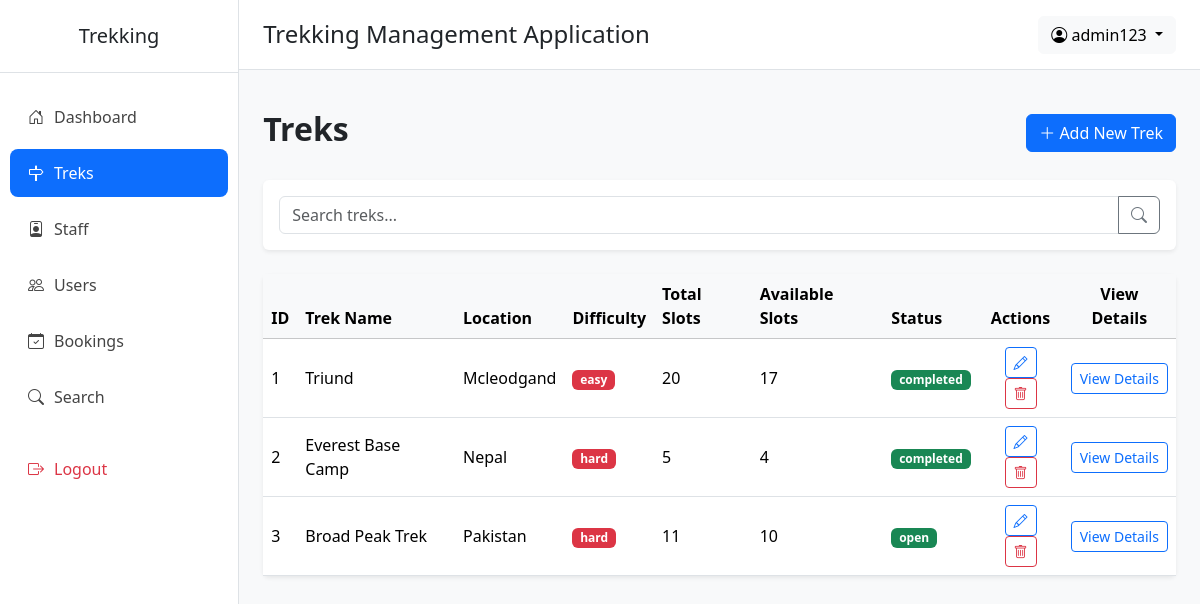
/admin/treks (signed in), run on an earlier commit of the app's database.
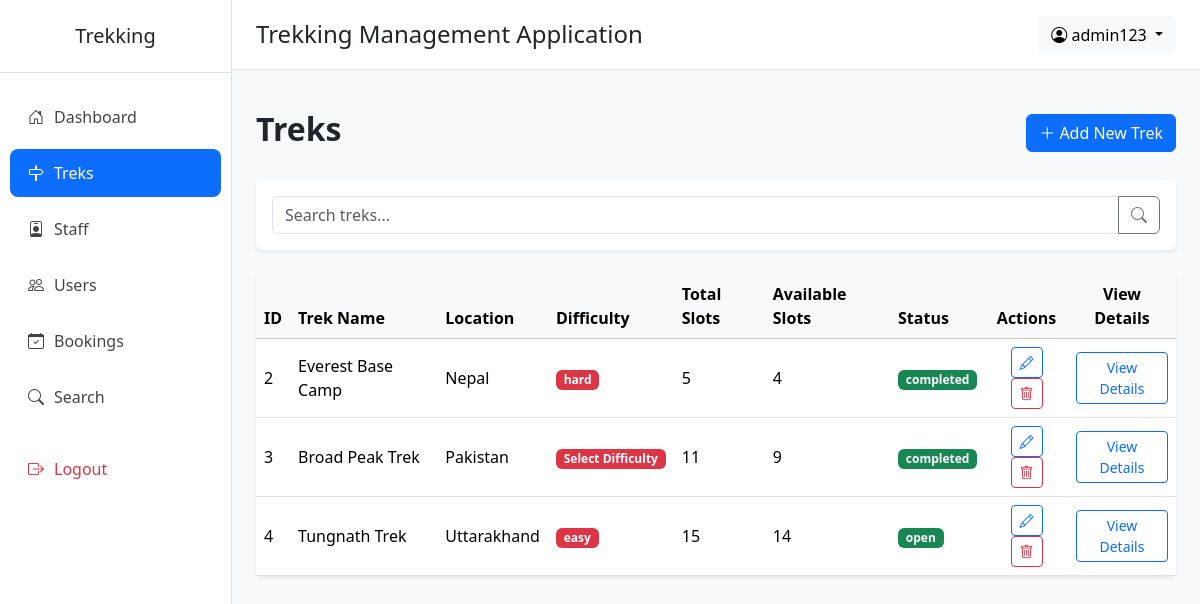
And on a later commit of the database.
### application/models.py (models this page shows)
class Trek(db.Model):
    __tablename__="treks"
    id = db.Column(db.Integer(),primary_key=True)
    name = db.Column(db.String(),nullable=False)
    location = db.Column(db.String(),nullable=False)
    price=db.Column(db.Integer(),nullable=False)
    difficulty = db.Column(db.String(),nullable=False) # Easy | Medium | Hard
    duration_days = db.Column(db.Integer(),nullable=False)
    total_slots = db.Column(db.Integer(),nullable=False)
    avl_slots = db.Column(db.Integer(),nullable=False)
    assigned_staff_id = db.Column(db.Integer(),db.ForeignKey("staff.id"),nullable=True)
    status = db.Column(db.String(),default="open") #  open | closed | started | completed
    start_date = db.Column(db.DateTime(),nullable=False)
    end_date = db.Column(db.DateTime(),nullable=False)
    desc = db.Column(db.String(),nullable=True)
    created_by = db.Column(db.Integer(),db.ForeignKey("users.id"),nullable=False)
    created_at = db.Column(db.DateTime(),server_default=db.func.now())
    updated_at = db.Column(db.DateTime(),server_default=db.func.now(),onupdate=db.func.now())
    bookings = db.relationship(
        "Booking",
        backref="trek",
        cascade="all, delete-orphan"
    )

### application/admin_routes.py (the view)
@app.route("/admin/treks")
def admin_trek():
    if("admin_id" not in session):
        return redirect("/login")
    this_admin=User.query.filter_by(id=session["admin_id"]).first()
    all_treks=Trek.query.all()
    return render_template("admin/admin_treks.html",this_admin=this_admin,all_treks=all_treks)

### templates/admin/admin_treks.html (shortened to what this page needs)
{% extends "admin/base.html" %}
{% block content %}
    <div class="d-flex justify-content-between align-items-center mb-4">
        <h2 class="fw-bold">Treks</h2>
        <a href="/trek/add">
            <button class="btn btn-primary">
            <i class="bi bi-plus-lg"></i>
            Add New Trek
        </button>
    </a>
    </div>
    <div class="card shadow-sm border-0 mb-4">
        <div class="card-body">
            <form action="/search/trek" method="post">
            <div class="input-group">
                <input
                    type="text"
                    name="text"
                    class="form-control"
                    placeholder="Search treks..."
                >
                <button class="btn btn-outline-secondary">
                    <i class="bi bi-search"></i>
                </button>
            </div>
            </form>
        </div>
    </div>
    <div class="card shadow-sm border-0">
        <div class="card-body p-0">
            <table class="table table-hover align-middle mb-0">
                <thead class="table-light">
                    <tr>
                        <th>ID</th>
                        <th>Trek Name</th>
                        <th>Location</th>
                        <th>Difficulty</th>
                        <th>Total Slots</th>
                        <th>Available Slots</th>
                        <th>Status</th>
                        <th class="text-center">Actions</th>
                        <th class="text-center">View Details</th>
                    </tr>
                </thead>
                <tbody>
                    {% for t in all_treks %}
                    <tr>
                        <td>{{t.id}}</td>
                        <td>{{t.name}}</td>
                        <td>{{t.location}}</td>
                        <td>
                            <span class="badge bg-danger">
                                {{t.difficulty}}
                            </span>
                        </td>
                        <td>{{t.total_slots}}</td>
                        <td>{{t.avl_slots}}</td>
                        <td>
                            <span class="badge bg-success">
                                {{t.status}}
                            </span>
                        </td>
                        <td class="text-center">
                            <a href="/edit/trek/{{t.id}}">
                            <button class="btn btn-sm btn-outline-primary">
                                <i class="bi bi-pencil"></i>
                            </button>
                            </a>
                            <a href="/delete/trek/{{t.id}}">
                            <button class="btn btn-sm btn-outline-danger">
                                <i class="bi bi-trash"></i>
                            </button>
                            </a>
                        </td>
                        <td class="text-center">
                            <a href="/admin/trek_details/{{t.id}}">
                            <button class="btn btn-sm btn-outline-primary">
                                View Details
                            </button>
                            </a>
                        </td>
                    </tr>
                    {% endfor %}
                </tbody>
            </table>
        </div>
    </div>
{% endblock %}

What changed in the data, as far as the page shows it:
removed Trek: id "1", name "Triund", location "Mcleodgand", difficulty "easy", total_slots "20", avl_slots "17", status "completed"
changed Trek "Broad Peak Trek": difficulty "hard" → "Select Difficulty"; avl_slots "10" → "9"; status "open" → "completed"
added Trek: id "4", name "Tungnath Trek", location "Uttarakhand", difficulty "easy", total_slots "15", avl_slots "14", status "open"
